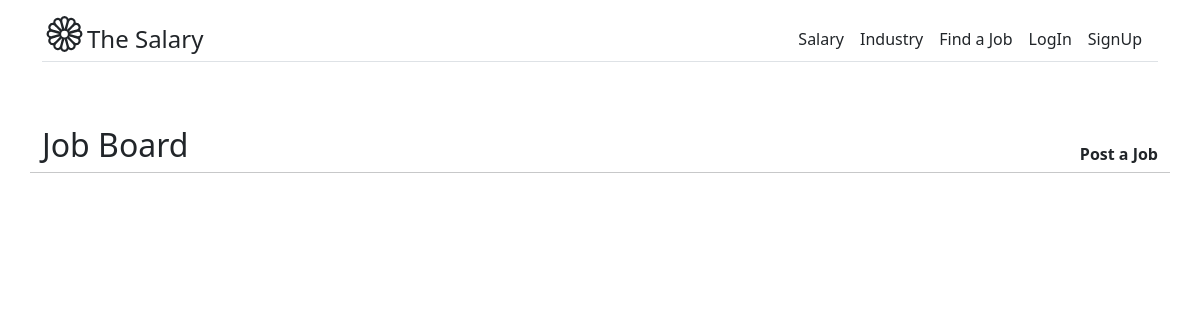
The app's page /salary/job-board/, older data.
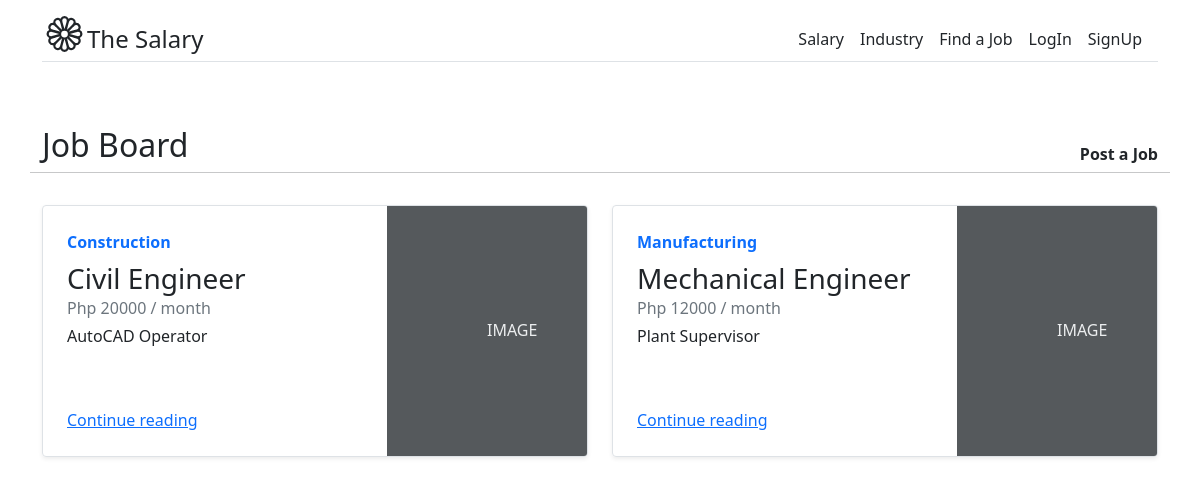
The same page, newer data.
### salary/models.py (models this page shows, shortened)
class JobBoard(models.Model):
    job_name = models.CharField(max_length=200, blank=False, null=False)
    description = models.TextField()
    pay = models.PositiveIntegerField()
    industry = models.ForeignKey(Industry, on_delete=models.CASCADE)
    class Meta:
        verbose_name            = 'Job Board'
        verbose_name_plural     = 'Job Board'

class Industry(models.Model):
    industry                    = models.CharField(max_length=30, unique=True)
    class Meta:
        verbose_name            = 'Industy'
        verbose_name_plural     = 'Industries'
    def __repr__(self):
        return self.industry
    def __str__(self):
        return self.__repr__()

### salary/views.py (the view)
# urls.py: path('job-board/', JobBoardPage.as_view(), name='job_board_page'),
class JobBoardPage(ListView):
    template_name = 'job_board/job_board_page.html'
    queryset = JobBoard.objects.all()
    context_object_name = 'jobs'

### templates/job_board/job_board_page.html (shortened to what this page needs)
{% extends 'base.html' %}
{% block content %}
<div class="container mt-5 mb-5">
    <div class="row">
        <div class="col-8">
            <h2>Job Board</h2>
        </div>
        <div class=" col-4 pt-3 text-end">
            <a class="text-decoration-none text-dark" href="{% url 'salary:job-create' %}"><strong>Post a Job</strong></a>
        </div>
        <hr>
    </div>
    <div class="row mb-2 mt-3">
        {% for job in jobs %}
        <div class="col-md-6">
            <div class="row g-0 border rounded overflow-hidden flex-md-row mb-4 shadow-sm h-md-250 position-relative">
                <div class="col p-4 d-flex flex-column position-static">
                    <strong class="d-inline-block mb-2 text-primary">{{job.industry}}</strong>
                    <h3 class="mb-0">{{job.job_name}}</h3>
                    <div class="mb-1 text-muted">Php {{job.pay}} / month</div>
                    <p class="card-text mb-auto">{{job.description}}</p>
                    <a href="#" class="stretched-link">Continue reading</a>
                </div>
                <div class="col-auto d-none d-lg-block">
                    <svg class="bd-placeholder-img" width="200" height="250" xmlns="http://www.w3.org/2000/svg"
                        role="img" aria-label="Placeholder: Thumbnail" preserveAspectRatio="xMidYMid slice"
                        focusable="false">
                        <rect width="100%" height="100%" fill="#55595c" /><text x="50%" y="50%" fill="#eceeef"
                            dy=".3em">IMAGE</text>
                    </svg>
                </div>
            </div>
        </div>
        {% endfor %}
    </div>
</div>
{% endblock %}

Row changes from the older to the newer data that the page shows:
added JobBoard: industry "Construction", job_name "Civil Engineer", pay "20000", description "AutoCAD Operator"
added JobBoard: industry "Manufacturing", job_name "Mechanical Engineer", pay "12000", description "Plant Supervisor"
